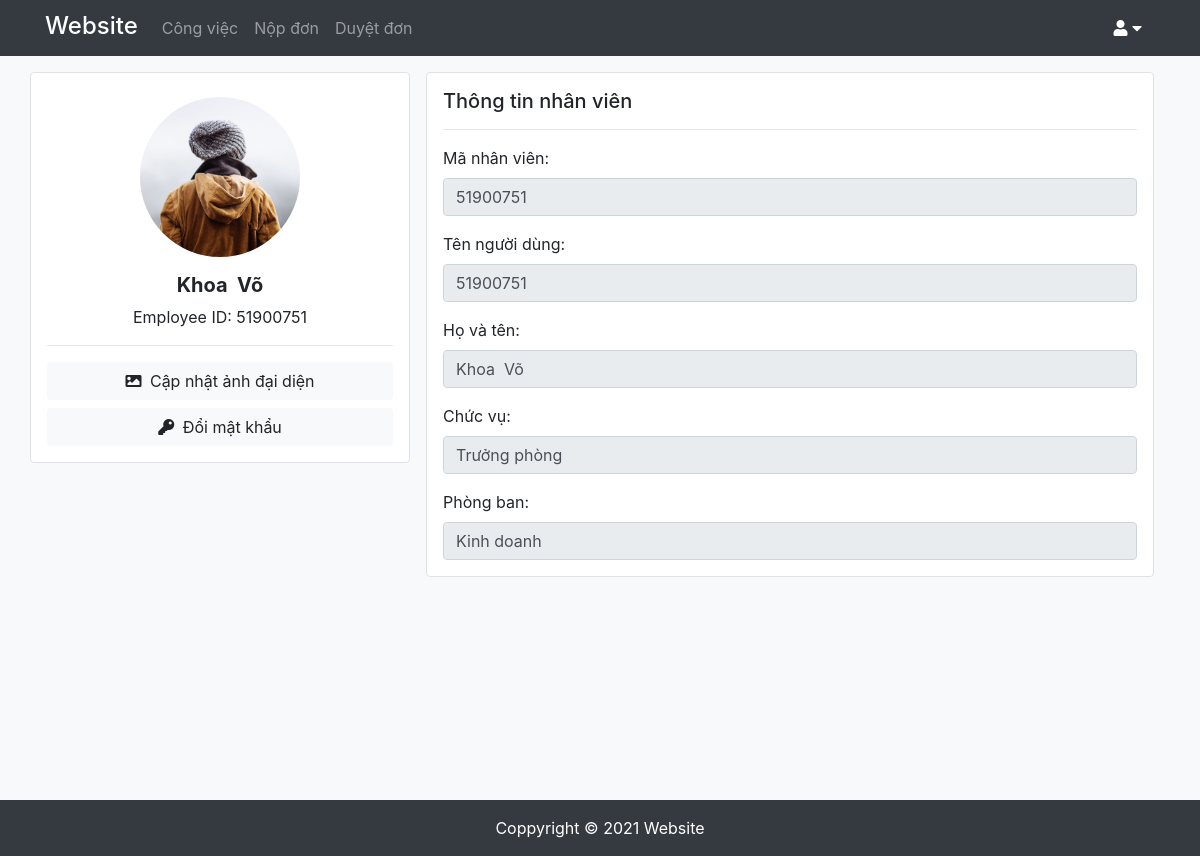
Page /profile.php (signed in) on the committed database.
### tables this page shows
CREATE TABLE `account` (
  `username` varchar(20) NOT NULL,
  `password` varchar(100) NOT NULL,
  `hoten` varchar(50) NOT NULL,
  `chucvu` varchar(20) NOT NULL DEFAULT 'Nhân viên',
  `maphongban` smallint(6) DEFAULT NULL,
  `avatar` text NOT NULL DEFAULT 'default_avatar.png'
);

CREATE TABLE `phongban` (
  `ID` smallint(6) NOT NULL,
  `tenphongban` varchar(20) NOT NULL,
  `matruongphong` varchar(20) DEFAULT NULL,
  `mota` varchar(255) NOT NULL,
  `sophong` tinyint(4) NOT NULL
);

### profile.php (the view, shortened to what this page needs)
<?php
    require_once './API/connection.php';
    $input_username = !empty($_GET['username']) ? $_GET['username'] : $_SESSION['user'];
    $stmt = $conn->prepare('SELECT username, hoten, chucvu, tenphongban, avatar FROM account, phongban
                            WHERE account.maphongban = phongban.ID AND account.username = ?');
    $stmt->bind_param("s", $input_username);
    if (!$stmt->execute()) {
        die($error = $stmt->error);
    }
    $result = $stmt->get_result();
    $row = $result->fetch_assoc();
    $hoten = $row['hoten'];
    $chucvu = $row['chucvu'];
    $tenphongban = $row['tenphongban'];
    $avatar = $row['avatar'];
?>
<!DOCTYPE html>
<html lang="en">
<head>
    <link rel="stylesheet" href="https://maxcdn.bootstrapcdn.com/bootstrap/4.5.2/css/bootstrap.min.css">
    <link href="https://cdnjs.cloudflare.com/ajax/libs/font-awesome/5.13.0/css/all.min.css" rel="stylesheet">
    <link rel="stylesheet" href="style.css">
</head>
<body>
    <div id="wrapper">
        <?php
            include 'navbar.php';
        ?>
        <div class="container ">
            <div class="row ">
                <div class="col-lg-4 mb-3 mb-lg-0 p-0" >
                    <div class="p-3 pt-4 bg-white border rounded">
                        <div class="mb-3 mx-auto rounded-circle position-relative" style="width:160px; height:160px">
                            <img class="rounded-circle w-100 h-100" src="assets/img/<?= $avatar?>" >
                        </div>
                        <div class="text-center">
                            <div><h5><b><?= $hoten?></b></h5></div>
                            <div>Employee ID: <?= $input_username?></div>
                        </div>
                        <?php if($_SESSION['user'] == $input_username) { ?>
                            <hr>
                            <div class="btn btn-light d-block mx-auto mb-2 change-avatar-btn">
                                <i class="fas fa-image mr-1"></i>
                                Cập nhật ảnh đại diện
                            </div>
                            <a class="btn btn-light d-block mx-auto" href="reset-password-optional.php">
                                <i class="fas fa-key mr-1"></i>
                                Đổi mật khẩu
                            </a>
                        <?php } ?>
                    </div>
                </div>
                <div class=" col-lg-8 p-0 px-lg-3 mb-4 mb-lg-0">
                    <div class="border p-3 rounded bg-white">
                        <h5>Thông tin nhân viên</h5>
                        <hr>
                        <div class="form-group mt-3">
                            <label for="">Mã nhân viên:</label>
                            <input type="text" class="form-control" id="username" disabled value="<?= $input_username?>">
                        </div>
                        <div class="form-group">
                            <label for="">Tên người dùng:</label>
                            <input type="text" class="form-control" id="" disabled value="<?= $input_username?>">
                        </div>
                        <div class="form-group">
                            <label for="new-password">Họ và tên:</label>
                            <input type="text" class="form-control" id="" disabled value="<?= $hoten?>">
                        </div>
                        <div class="form-group">
                            <label for="">Chức vụ:</label>
                            <input type="text" class="form-control" id="" disabled value="<?= $chucvu?>">
                        </div>
                        <div class="form-group mb-0">
                            <label for="">Phòng ban:</label>
                            <input type="text" class="form-control" id="" disabled value="<?= $tenphongban?>">
                        </div>
                    </div>
                </div>
            </div>
        </div>
        <?php
            include_once 'footer.php';
        ?>
    </div>
</body>
</html>

### style.css (style rules this page uses)
#wrapper { background-color: #f8f9fa; }
#wrapper > .container { min-height: calc(100vh - 3.5rem); padding-top: 1rem; padding-bottom: 1.5rem; margin-top: 56px; }
img { object-fit: cover; }

### rows in the picture
account: avatar (picture), hoten "Khoa Võ", chucvu "Trưởng phòng", maphongban.tenphongban "Kinh doanh"

### other values in the picture
$input_username "51900751"
